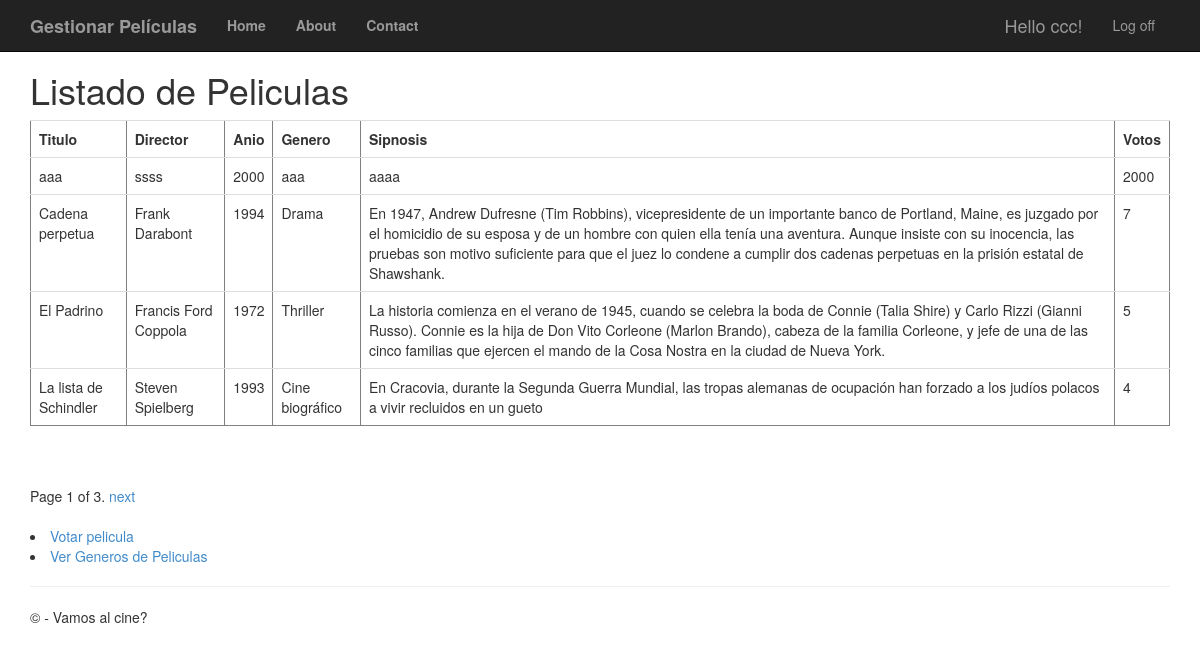
/peliculas/ (signed in), run on the app's committed database.
### app/models.py (models this page shows, shortened)
class Pelicula(models.Model):
	titulo = models.CharField(max_length=100)
	direccion = models.CharField(max_length=60)
	anio = models.IntegerField(validators=[MaxValueValidator(99999999999)])
	genero = models.CharField(max_length=60)
	sinopsis = models.CharField(max_length=700)
	votos = models.IntegerField(validators=[MaxValueValidator(99999999999)])

### app/views.py (the view)
# urls.py: path('peliculas/', views.peliculas, name='peliculas'),
def peliculas(request):
	if not request.user.is_authenticated:
		return HttpResponseRedirect('/login')
	else:
		film_lista = Pelicula.objects.all().order_by('-votos')
		paginator = Paginator(film_lista, 4) #Se indica que se mostraran 4 peliculas por pagina
		page = request.GET.get('page')
		try:
			pelis = paginator.page(page)
		except PageNotAnInteger:
			pelis = paginator.page(1)
		except EmptyPage:
			pelis = paginator.page(paginator.num_pages)
		return render(request, 'app/peliculas.html', {'pelis': pelis})

### app/templates/app/peliculas.html (shortened to what this page needs)
{% extends "app/layout.html"%}
{% block content %}
<h1>Listado de Peliculas</h1>
<table border='1' class="table">
	<tr><td><b>Titulo</b></td><td><b>Director</b></td><td><b>Anio</b></td><td><b>Genero</b></td><td><b>Sipnosis</b></td><td><b>Votos</b></td></tr>
	{% for filma in pelis %}
	<tr>
		<td>{{ filma.titulo }}</td>
		<td>{{ filma.direccion }}</td>
		<td>{{ filma.anio }}</td>
		<td>{{ filma.genero }}</td>
		<td>{{ filma.sinopsis }}</td>
		<td>{{ filma.votos }}</td>
	</tr>
	{% endfor %}
</table>
<br />
{% if pelis.has_other_pages %}
<div class="pagination">
	<span class="step-links">
		<span class="current">
			Page {{ pelis.number }} of {{ pelis.paginator.num_pages }}.
		</span>
		{% if pelis.has_next %}
		<a href="?page={{ pelis.next_page_number }}">next</a>
		{% endif %}
	</span>
</div>
<br />
{% endif %}
<li><a href="{% url 'voto' %}">Votar pelicula</a></li>
<li><a href="{% url 'generos' %}">Ver Generos de Peliculas</a></li>
{% endblock %}

### app/templates/app/loginpartial.html (shortened to what this page needs)
{% if user.is_authenticated %}
<form id="logoutForm" action="/logout/" method="post" class="navbar-right">
    <ul class="nav navbar-nav navbar-right">
        <li><span class="navbar-brand">Hello {{ user.username }}!</span></li>
        <li><a href="javascript:document.getElementById('logoutForm').submit()">Log off</a></li>
    </ul>
</form>
{% else %}
<ul class="nav navbar-nav navbar-right">
    <li><a href="{% url 'registro' %}">Registro</a></li>
    <li><a href="{% url 'login' %}">Login</a></li>
</ul>
{% endif %}

### app/static/app/content/site.css (style rules this page uses)
body { padding-top: 50px; padding-bottom: 20px; }

### data on the page
Pelicula: titulo "aaa", direccion "ssss", anio "2000", genero "aaa", sinopsis "aaaa", votos "2000"
Pelicula: titulo "Cadena perpetua", direccion "Frank Darabont", anio "1994", genero "Drama", sinopsis "En 1947, Andrew Dufresne (Tim Robbins), vicepresidente de un importante banco de Portland, Maine, es juzgado por el homicidio de su esposa y de un hombre con quien ella tenía una aventura. Aunque insiste con su inocencia, las pruebas son motivo suficiente para que el juez lo condene a cumplir dos cadenas perpetuas en la prisión estatal de Shawshank.", votos "7"
Pelicula: titulo "El Padrino", direccion "Francis Ford Coppola", anio "1972", genero "Thriller", sinopsis "La historia comienza en el verano de 1945, cuando se celebra la boda de Connie (Talia Shire) y Carlo Rizzi (Gianni Russo). Connie es la hija de Don Vito Corleone (Marlon Brando), cabeza de la familia Corleone, y jefe de una de las cinco familias que ejercen el mando de la Cosa Nostra en la ciudad de Nueva York.", votos "5"
Pelicula: titulo "La lista de Schindler", direccion "Steven Spielberg", anio "1993", genero "Cine biográfico", sinopsis "En Cracovia, durante la Segunda Guerra Mundial, las tropas alemanas de ocupación han forzado a los judíos polacos a vivir recluidos en un gueto", votos "4"

### other printed values
{{ user.username }} "ccc"
{{ pelis.number }} "1"
{{ pelis.paginator.num_pages }} "3"
